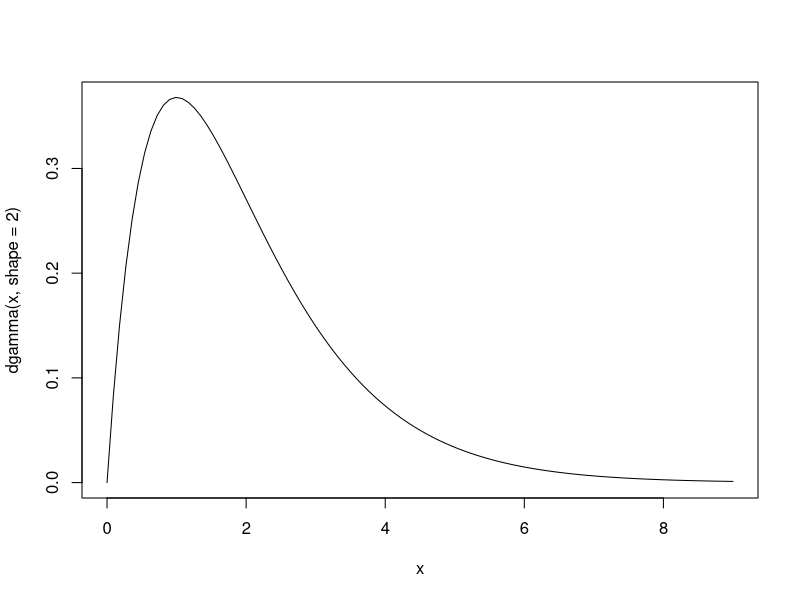

Generate this figure with R:

#vedi se di certi ci sono soluzioni

##1.44
curve(dgamma(x, shape=2), xlim=c(0,9))

x = rgamma(100000, shape=2)
y = log(x)

mean_x = median(x)
mean_y = median(y)
mean_y
mean_x


# punto a -> dimostri come su foglio carta
# punto b -> solo r
# punto c dimostra a partire da punto a

#----------------------------
#1.48
#https://it.wikipedia.org/wiki/Mediana_(statistica)#Propriet%C3%A0
#--------------
y <- rbinom(10000000,3,0.50) # simulate 10000000 times the no. of successes in 3 trials
head(y, 10) # the first 10 of the 10 million observations generated
mean(y); sd(y)

#------
#2.16
#a) calcola lambda e vedi se sono valori probabili (magari qqplot)
#b) forse vedi poisson come binomiale come descritta qui: https://www.webtutordimatematica.it/materie/statistica-e-probabilita/distribuzioni-di-probabilita-discrete/approssimazione-binomiale-con-poisson
# ma altri dicono no boh

#-----

#2.27 -> forse marginal means sono le mean mu = (mu1, mu2), e correlation trovi da covarianza (vedi matrici)

#-----

